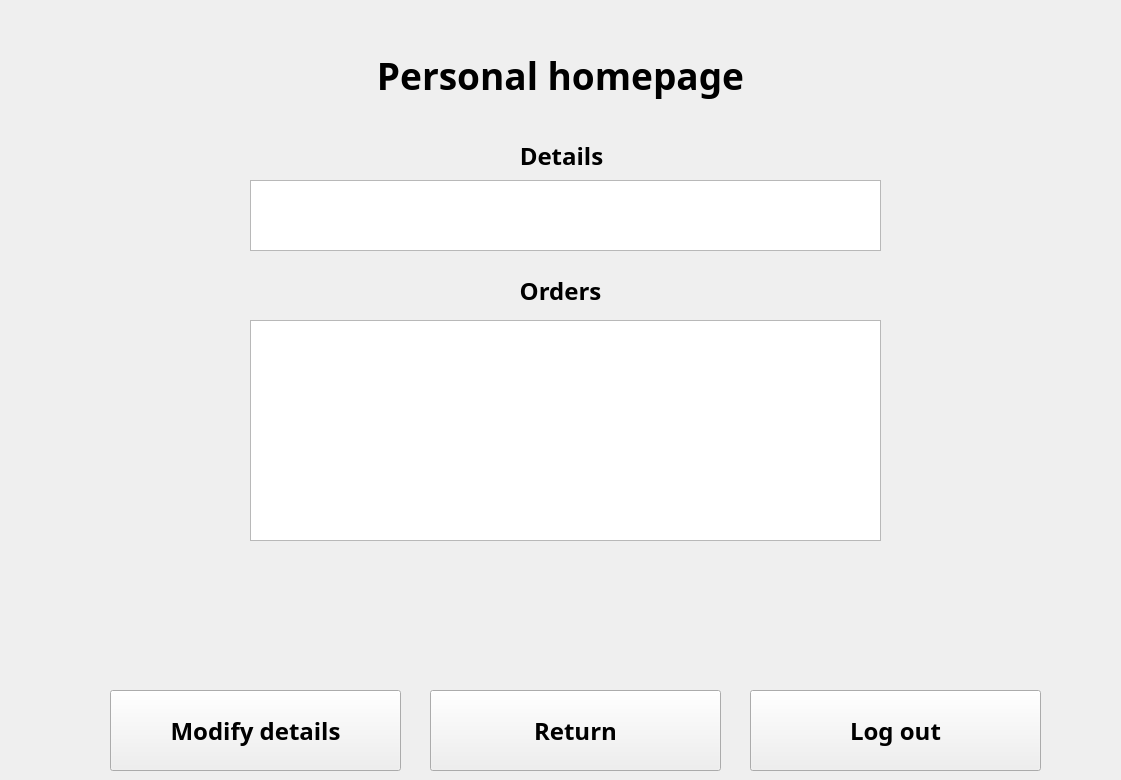
   <widget class="QWidget" name="user_main_page">
    <widget class="QLabel" name="label_30">
     <property name="geometry">
      <rect>
       <x>10</x>
       <y>30</y>
       <width>1101</width>
       <height>91</height>
      </rect>
     </property>
     <property name="font">
      <font>
       <family>Bahnschrift SemiBold</family>
       <pointsize>28</pointsize>
       <weight>75</weight>
       <bold>true</bold>
      </font>
     </property>
     <property name="text">
      <string>Personal homepage</string>
     </property>
     <property name="alignment">
      <set>Qt::AlignCenter</set>
     </property>
    </widget>
    <widget class="QLabel" name="label_31">
     <property name="geometry">
      <rect>
       <x>11</x>
       <y>130</y>
       <width>1101</width>
       <height>51</height>
      </rect>
     </property>
     <property name="font">
      <font>
       <family>Bahnschrift SemiBold</family>
       <pointsize>18</pointsize>
       <weight>75</weight>
       <bold>true</bold>
      </font>
     </property>
     <property name="text">
      <string>Details</string>
     </property>
     <property name="alignment">
      <set>Qt::AlignCenter</set>
     </property>
    </widget>
    <widget class="QTextBrowser" name="personal_details">
     <property name="geometry">
      <rect>
       <x>250</x>
       <y>180</y>
       <width>631</width>
       <height>71</height>
      </rect>
     </property>
     <property name="font">
      <font>
       <family>Bahnschrift SemiBold</family>
       <pointsize>18</pointsize>
       <weight>75</weight>
       <bold>true</bold>
      </font>
     </property>
    </widget>
    <widget class="QLabel" name="label_32">
     <property name="geometry">
      <rect>
       <x>10</x>
       <y>270</y>
       <width>1101</width>
       <height>41</height>
      </rect>
     </property>
     <property name="font">
      <font>
       <family>Bahnschrift SemiBold</family>
       <pointsize>18</pointsize>
       <weight>75</weight>
       <bold>true</bold>
      </font>
     </property>
     <property name="text">
      <string>Orders</string>
     </property>
     <property name="alignment">
      <set>Qt::AlignCenter</set>
     </property>
    </widget>
    <widget class="QPushButton" name="to_sign_up_page">
     <property name="geometry">
      <rect>
       <x>110</x>
       <y>690</y>
       <width>291</width>
       <height>81</height>
      </rect>
     </property>
     <property name="font">
      <font>
       <family>Bahnschrift SemiBold</family>
       <pointsize>18</pointsize>
       <weight>75</weight>
       <bold>true</bold>
      </font>
     </property>
     <property name="text">
      <string>Modify details</string>
     </property>
    </widget>
    <widget class="QPushButton" name="to_pre_page">
     <property name="geometry">
      <rect>
       <x>430</x>
       <y>690</y>
       <width>291</width>
       <height>81</height>
      </rect>
     </property>
     <property name="font">
      <font>
       <family>Bahnschrift SemiBold</family>
       <pointsize>18</pointsize>
       <weight>75</weight>
       <bold>true</bold>
      </font>
     </property>
     <property name="text">
      <string>Return</string>
     </property>
    </widget>
    <widget class="QPushButton" name="to_log_in_page">
     <property name="geometry">
      <rect>
       <x>750</x>
       <y>690</y>
       <width>291</width>
       <height>81</height>
      </rect>
     </property>
     <property name="font">
      <font>
       <family>Bahnschrift SemiBold</family>
       <pointsize>18</pointsize>
       <weight>75</weight>
       <bold>true</bold>
      </font>
     </property>
     <property name="text">
      <string>Log out</string>
     </property>
    </widget>
    <widget class="QTableWidget" name="tableWidget">
     <property name="geometry">
      <rect>
       <x>250</x>
       <y>320</y>
       <width>631</width>
       <height>221</height>
      </rect>
     </property>
    </widget>
   </widget>
